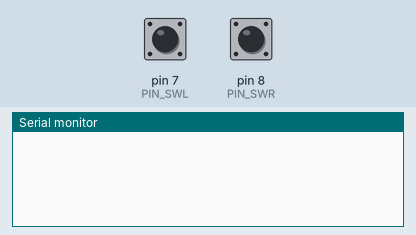
A sketch run on a simulated Arduino Uno, built with avr-gcc and run on an emulated ATmega328P. Shown: the last lines printed to the serial monitor. The test bench sets the inputs (shaded band); at power-on: pin 7 (PIN_SWL) LOW, pin 8 (PIN_SWR) LOW.

Above: at 1.2 s.
1.3 s: pin 7 (PIN_SWL) pulled HIGH for 0.15 s
At 2.1 s:
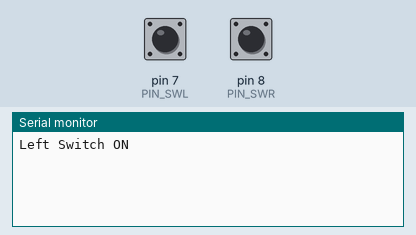
2.9 s: pin 8 (PIN_SWR) pulled HIGH for 0.15 s
At 3.3 s:
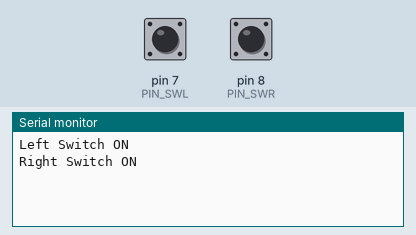
4.5 s: pin 7 (PIN_SWL) driven HIGH and pin 8 (PIN_SWR) driven HIGH
At 5.3 s:
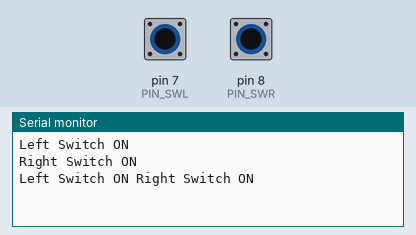

Measured:
- after the input at 1.3 s, the serial monitor: prints a new line at once (image 1)
- after the input at 2.9 s, the serial monitor: prints a new line at once (image 2)
- after the input at 4.5 s, the serial monitor: prints a new line at once (image 3)

The sketch:

2.ex_Switch_UNO_re.ino
```cpp
// (licence header left out)
int PORT_SWI = 1;

int PIN_SWL = 7;
int PIN_SWR = 8;

void setup()
{
  Serial.begin(9600);
  pinMode(PIN_SWL, INPUT);
  pinMode(PIN_SWR, INPUT);
}

void loop()
{
  int swl_value = 0;
  int swr_value = 0;

  while(!(swl_value || swr_value))
  {
    swl_value = digitalRead(PIN_SWL);
    swr_value = digitalRead(PIN_SWR);
  }
  if (swl_value) Serial.print("Left Switch ON ");
  if (swr_value) Serial.print("Right Switch ON");
  Serial.println();
  delay(1000);
}
```
